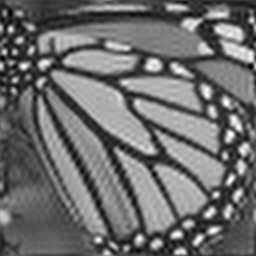
#> input picture Images/upsampled.png, 256 x 256 px
$ python gamma_test.py
#> lines starting #> are read from the running program, lines starting #| are printed output that depends on the picture
# Iteration test for problem 1

# Computer vision programming assignment 1
# This code is written by
# 20175003 Sunghyun Kang

# PSNR Analysis for this HW

import numpy as np
import cv2

# This is for progress bar
from tqdm import tqdm

#---------------------------------------------------------------------------------#

# MSE, PSNR definition
def MSE(image_gt, image_h, width, height):
    difference_square = np.sum(np.square(image_gt-image_h))
    return np.divide(difference_square, height*width)

def PSNR(mse):
    r = 255.0
    return 10*np.log10(np.divide(r**2, mse))

#---------------------------------------------------------------------------------#

# import upsampled image as greyscale (I_h0)
I_h = cv2.imread('../Images/upsampled.png')
#> I_h is the input picture: shape (256, 256, 3); min 2, max 255, mean 109.2
I_h = cv2.cvtColor(I_h, cv2.COLOR_BGR2GRAY)
#> I_h: shape (256, 256)
# Change the form into float type
I_h = np.array(I_h, dtype = float)
# Clip the maximum value as 255
I_h = np.clip(I_h, 0, 255)

# find the height and width of the image
height, width = I_h.shape
#> height = 256; width = 256

# import the ground_truth image
I_gt = cv2.imread('../Images/HR.png')
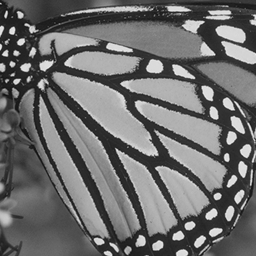
#> input picture Images/HR.png, 256 x 256 px
#> I_gt is the input picture: shape (256, 256, 3); min 13, max 241, mean 109.2
I_gt = cv2.cvtColor(I_gt, cv2.COLOR_BGR2GRAY)
#> I_gt: shape (256, 256)
# Change the form into float type
I_gt = np.array(I_gt, dtype = float)

# define low resolution image input
# which refers to bilinear downsampling(I_h)
I_l = cv2.resize(I_gt, (height//4, width//4), interpolation = cv2.INTER_LINEAR)
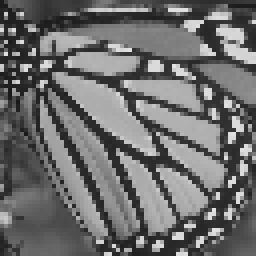
#> I_l: shape (64, 64) float64 (shown 4 times larger); min 25.5, max 226.2, mean 109.4

#---------------------------------------------------------------------------------#

# Prior part, please be careful with normalization part
# 1. define hyperparameter gamma and get gradient of I_h

Gamma = 1
gamma_val = []
mse_val = []
psnr_val = []

for i in tqdm(range(1000)):

    x_dir = cv2.Sobel(I_h, -1, dx = 1, dy = 0)
    y_dir = cv2.Sobel(I_h, -1, dx = 0, dy = 1)
    un_normalized_val = np.abs(x_dir) + np.abs(y_dir)
    # Normalize
    maxpoint = np.max(I_h)
    minpoint = np.min(I_h)
    G_h0 = np.divide(np.subtract(un_normalized_val, minpoint), np.subtract(maxpoint, minpoint)) + 1e-10

    # 2. get Laplacian of I_h
    un_normalized_laplacian = cv2.Laplacian(I_h, -1)
    # Normalize
    maxpoint = np.max(un_normalized_laplacian)
    minpoint = np.min(un_normalized_laplacian)
    laplacian = np.divide(np.subtract(un_normalized_laplacian, minpoint), np.subtract(maxpoint, minpoint))
    # laplacian = cv2.normalize(un_normalized_laplacian, None, 0, 1, cv2.NORM_MINMAX)

    # 3. get the sharp edge
    G_t = G_h0 - laplacian
    G_t = np.clip(G_t, a_min = 0.0, a_max = 1.0)

    # 4. Now get the gradient of prior
    grad_prior = Gamma*laplacian*np.divide(G_t, G_h0)

#---------------------------------------------------------------------------------#

    # MSE, PSNR Values
    Alpha = 0.002
    Beta = 0.001
    iter = 1000

    # start the gradient descent
    # define the max iteration count
    for counter in range(0, iter):

        updated_laplacian = cv2.Laplacian(I_h, -1)

        I_dt = cv2.resize(I_h, (height//4, width//4), interpolation = cv2.INTER_LINEAR)
        difference = I_dt - I_l

        # Get the prior and update gradient
        prior = Beta*(updated_laplacian - grad_prior)
#> (the run stopped early here; a loop or call above may not have finished)
